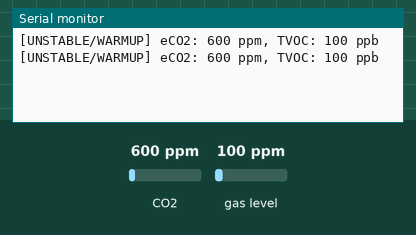
Recording of a sketch running on a simulated Seeed XIAO (SAMD21). On the bench: the last lines printed to the serial monitor. The inputs (shaded band) are chosen by the test bench; at power-on: CO2 600 ppm, gas level 100 ppm.

Above: at 2.8 s.
2.9 s: CO2 set to 452 ppm
At 3.8 s:
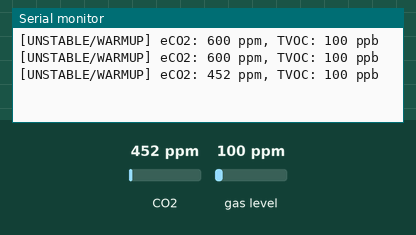
4.4 s: gas level set to 20 ppm
At 5.6 s:
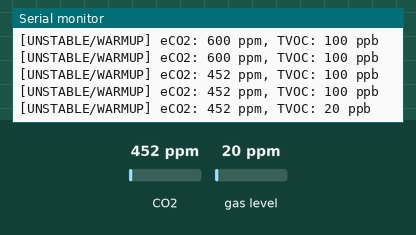
5.9 s: CO2 set to 1050 ppm
At 6.4 s:
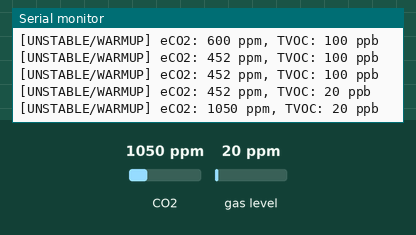
Timing chart, 0 to 8.9 s (numbered marks = the images above; inputs shaded):
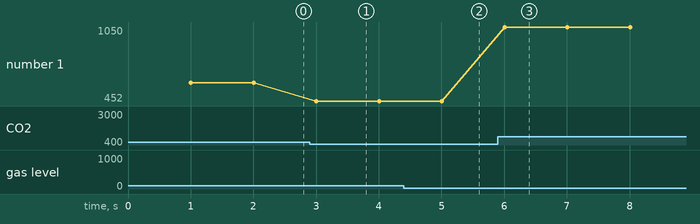

Measured:
- after the input at 2.9 s, the serial monitor: prints a new line after 0.10 s (image 1)
- after the input at 4.4 s, the serial monitor: prints a new line after 0.61 s (image 2)
- after the input at 5.9 s, the serial monitor: prints a new line after 0.11 s (image 3)
- plotted number 1: 600 → 452 after the input at 2.9 s, 452 → 1050 after the input at 5.9 s

The sketch:

Ex3.3-template.ino
```cpp
// Task 3: Air Quality Monitoring with SGP30

#include <Adafruit_SGP30.h>
#include <cstdint>

// --- Objects ---
Adafruit_SGP30 sgp;

// --- Timing ---
// define sampling interval (1 second)
#define SAMPLING_INTERVAL 1000UL

// --- Warm-up ---
// define warm-up duration (15 seconds)
#define WARM_UP_DURATION 15000UL
// maintain a warm-up state indicator
bool isWarmUp = true;

unsigned int start_time = 0;

const char *printMeasurement(uint16_t eCO2, uint16_t TVOC) {
  // if in warmup phase, print UNSTABLE/WARMUP; otherwise, print the actual
  // measurements

  static char unstable[18] = "[UNSTABLE/WARMUP]";
  static char ready[8] = "[READY]";

  static char buffer[100];

  snprintf(buffer, sizeof(buffer), "%s eCO2: %u ppm, TVOC: %u ppb", isWarmUp ? unstable : ready, eCO2, TVOC);

  return buffer;
}

bool measure() {
  if (sgp.IAQmeasure()) {
    const char *mes = printMeasurement(sgp.eCO2, sgp.TVOC);

    Serial.println(mes);
    return true;
  } else {
    Serial.println("Measurement failed");
    return false;
  }
}

unsigned long last_measurement = 0;

void setup() {
  Serial.begin(115200);
  while (!Serial && millis() < 3000)
    ;

  //  initialize the sensor and handle initialization failure
  sgp.begin();

  //  start air quality measurements
  sgp.IAQinit();

  //  record system start time
  start_time = millis();

  last_measurement = start_time;
}

void loop() {
  unsigned long now = millis();

  //  implement periodic sampling at 1 Hz using millis()

  if (now - last_measurement > SAMPLING_INTERVAL) {
    //  update warm-up state based on elapsed time

    if (now - start_time > WARM_UP_DURATION) {
      isWarmUp = false;
    }

    //  output measurement results
    //       - indicate warm-up vs ready state
    //       - ensure correct formatting for integer values

    measure();

    last_measurement = now; // reset the timer for the next measurement
  }
}
```
